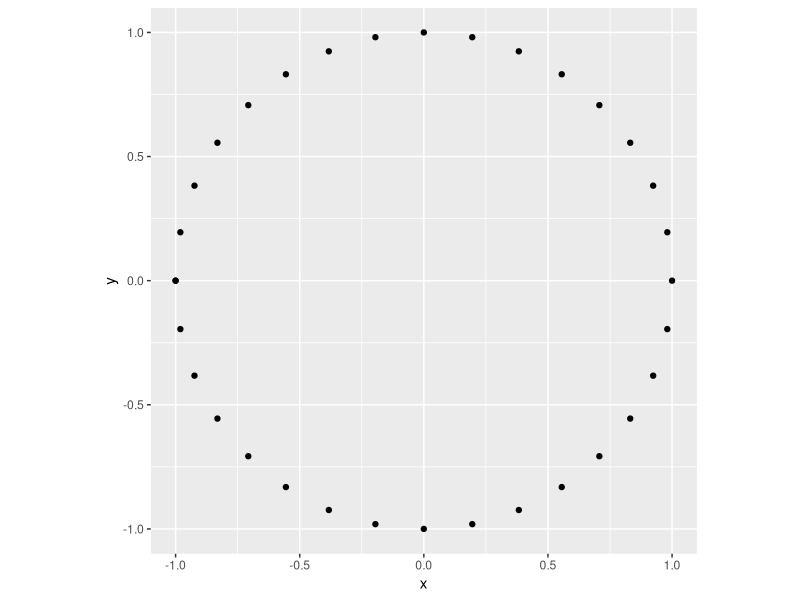
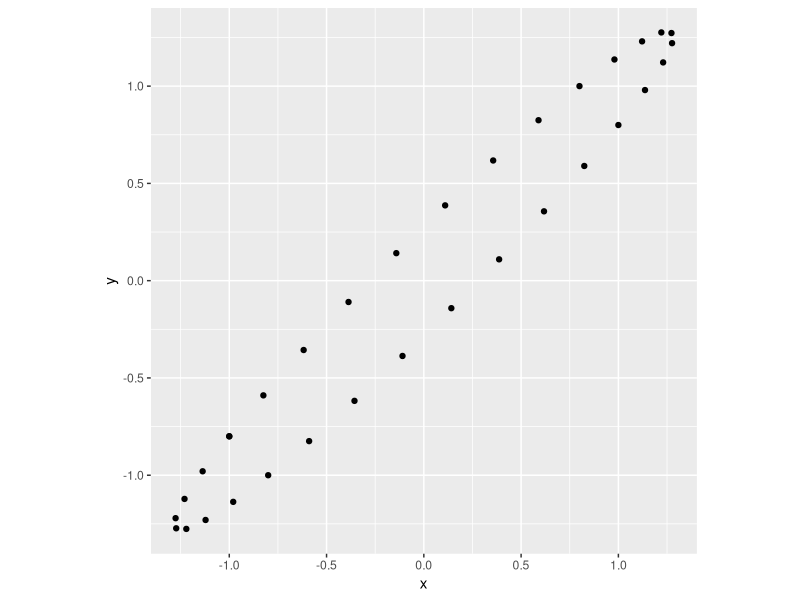
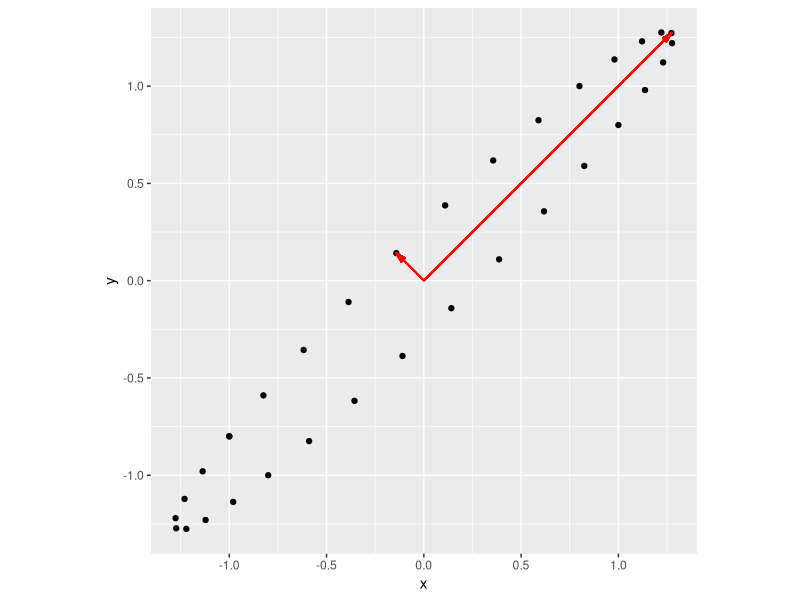

The R script that drew these images, in order:
## ---- chunk 1
library(tidyverse)
## ---- chunk 2
theta <- seq(-pi, pi, by=pi/16)
circle <- data_frame(x = cos(theta), y = sin(theta))

ggplot(circle) + 
  geom_point(aes(x,y)) + 
  coord_fixed()

## ---- chunk 3
A <- matrix(c(1, 0.8,
              0.8, 1), byrow = TRUE, nrow=2)

Ax <- A %*% t(circle)
circle.transformed <- data_frame(x = Ax[1,], y = Ax[2,])

ggplot(circle.transformed) + 
  geom_point(aes(x,y)) + 
  coord_fixed()

## ---- chunk 4
eigen.A <- eigen(A)
evec1 <- eigen.A$vectors[,1]
evec2 <- eigen.A$vectors[,2]

eval1 <- eigen.A$values[1]
eval2 <- eigen.A$values[2]

ggplot(circle.transformed) + 
  geom_point(aes(x,y)) + 
  geom_segment(aes(x = 0, y = 0, xend = evec1[1] * eval1, yend = evec1[2] * eval1),
               color = 'red', arrow=arrow(type='closed', angle=15, length=unit(0.1,"inches"))) +
  geom_segment(aes(x = 0, y = 0, xend = evec2[1] * eval2, yend = evec2[2] * eval2),
               color = 'red', arrow=arrow(type='closed', angle=15, length=unit(0.1,"inches"))) +  
  coord_fixed()
